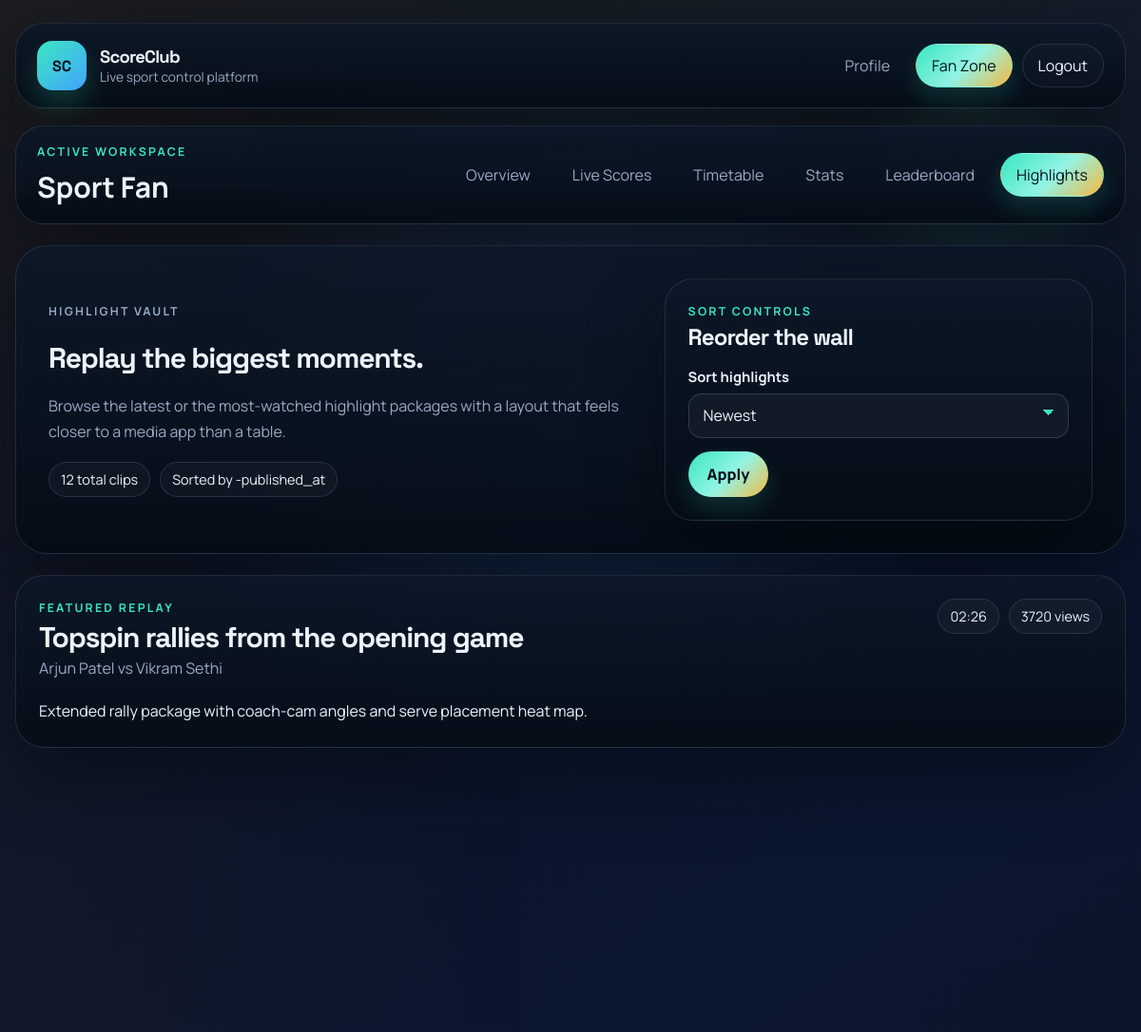
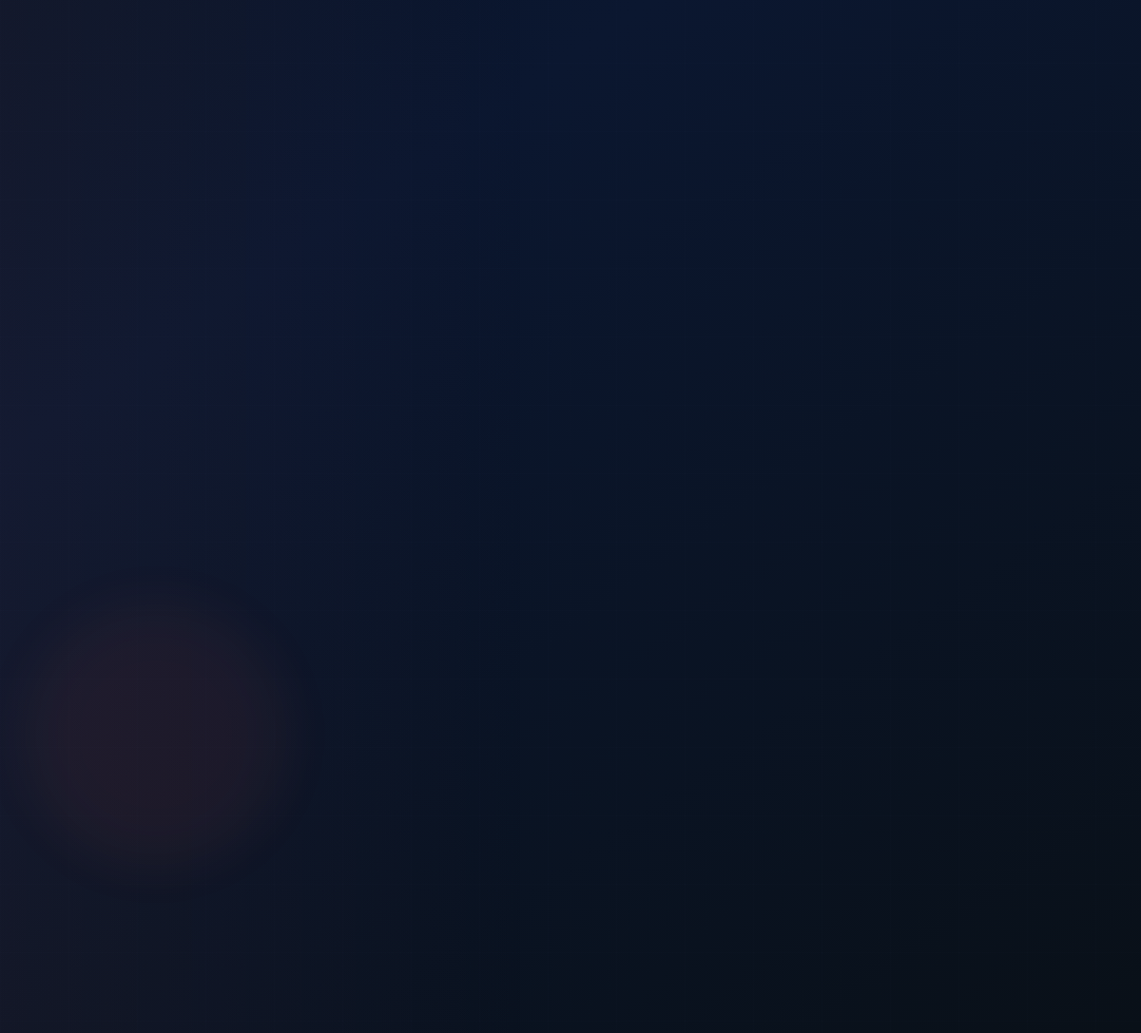
/fan/highlights/ (signed in), run on the app's committed database (2 pictures, top to bottom).
### accounts/models.py (models this page shows)
class User(AbstractUser):
	ROLE_FAN = "fan"
	ROLE_ORGANIZER = "organizer"
	ROLE_MEDIA = "media"
	ROLE_CHOICES = [
		(ROLE_FAN, "Sport Fan"),
		(ROLE_ORGANIZER, "Organizer"),
		(ROLE_MEDIA, "Media & Broadcast"),
	]
	role = models.CharField(max_length=20, choices=ROLE_CHOICES)

### media/models.py (models this page shows, shortened)
class Highlight(models.Model):
	match = models.ForeignKey(Match, on_delete=models.CASCADE, related_name="highlights")
	title = models.CharField(max_length=150)
	description = models.TextField(blank=True)
	duration = models.CharField(max_length=20, blank=True)
	views = models.PositiveIntegerField(default=0)
	published_at = models.DateTimeField(auto_now_add=True)
	class Meta:
		ordering = ["-published_at"]

### organizer/models.py (models this page shows, shortened)
class Match(models.Model):
	STATUS_SCHEDULED = "scheduled"
	STATUS_LIVE = "live"
	STATUS_FINISHED = "finished"
	STATUS_CHOICES = [
		(STATUS_SCHEDULED, "Scheduled"),
		(STATUS_LIVE, "Live"),
		(STATUS_FINISHED, "Finished"),
	]
	sport = models.CharField(max_length=50)
	home_team = models.CharField(max_length=100)
	away_team = models.CharField(max_length=100)
	venue = models.CharField(max_length=150)
	start_time = models.DateTimeField()
	status = models.CharField(max_length=20, choices=STATUS_CHOICES, default=STATUS_SCHEDULED)
	created_at = models.DateTimeField(auto_now_add=True)
	class Meta:
		ordering = ["start_time"]

### fan/views.py (the view)
# urls.py: path("highlights/", views.highlights_view, name="highlights"),
@role_required("fan")
def highlights_view(request):
	sort = request.GET.get("sort", "-published_at").strip() or "-published_at"
	highlights = Highlight.objects.select_related("match").order_by(sort)
	paginator = Paginator(highlights, 10)
	page_obj = paginator.get_page(request.GET.get("page"))
	return render(
		request,
		"fan/highlights.html",
		{
			"highlights": page_obj,
			"sort": sort,
			"highlight_count": highlights.count(),
			"featured_highlight": highlights.first(),
		},
	)

### templates/fan/highlights.html (shortened to what this page needs)
{% extends 'shared/base.html' %}
{% block content %}
<section class="hero-panel" data-reveal>
    <div class="hero-copy">
        <p class="eyebrow">Highlight vault</p>
        <h1>Replay the biggest moments.</h1>
        <p>Browse the latest or the most-watched highlight packages with a layout that feels closer to a media app than a table.</p>
        <div class="badge-row">
            <span class="chip">{{ highlight_count }} total clips</span>
            <span class="chip">Sorted by {{ sort }}</span>
        </div>
    </div>
    <article class="stack-card">
        <div>
            <p class="eyebrow">Sort controls</p>
            <h2 class="section-heading">Reorder the wall</h2>
        </div>
        <form method="get" class="form-grid">
            <div>
                <label for="sort">Sort highlights</label>
                <select id="sort" name="sort">
                    <option value="-published_at" {% if sort == '-published_at' %}selected{% endif %}>Newest</option>
                </select>
            </div>
            <div class="form-actions">
                <button type="submit">Apply</button>
            </div>
        </form>
    </article>
</section>
{% if featured_highlight %}
<section class="surface" data-reveal>
    <div class="surface-header">
        <div>
            <p class="eyebrow">Featured replay</p>
            <h2 class="section-heading">{{ featured_highlight.title }}</h2>
            <p class="section-subtitle">{{ featured_highlight.match.home_team }} vs {{ featured_highlight.match.away_team }}</p>
        </div>
        <div class="badge-row">
            <span class="chip">{{ featured_highlight.duration|default:'Replay clip' }}</span>
            <span class="chip">{{ featured_highlight.views }} views</span>
        </div>
    </div>
    <p class="rich-text">{{ featured_highlight.description|default:'A premium replay package from the latest action.' }}</p>
</section>
{% endif %}
{% endblock %}

### templates/shared/base.html (shortened to what this page needs)
{% load static %}
<!doctype html>
<html lang="en">
<head>
    <link rel="stylesheet" href="{% static 'css/main.css' %}">
</head>
<body class="app-body {% block body_class %}{% endblock %}">
{% with current_ns=request.resolver_match.namespace current_name=request.resolver_match.url_name %}
<div class="site-shell" data-spotlight>
    <div class="ambient ambient-one"></div>
    <div class="ambient ambient-two"></div>
    <div class="ambient ambient-grid"></div>
    <header class="site-header panel" data-reveal>
        <a href="{% if user.is_authenticated %}{% if user.role == 'fan' %}{% url 'fan:dashboard' %}{% elif user.role == 'organizer' %}{% url 'organizer:dashboard' %}{% else %}{% url 'media:dashboard' %}{% endif %}{% else %}{% url 'login' %}{% endif %}" class="brandmark">
            <span class="brandmark-badge">SC</span>
            <span>
                <strong>ScoreClub</strong>
                <small>Live sport control platform</small>
            </span>
        </a>
        <nav class="primary-nav">
            {% if user.is_authenticated %}
                <a href="{% url 'profile' %}" class="nav-link {% if current_name == 'profile' %}active{% endif %}">Profile</a>
                {% if user.role == 'fan' %}
                    <a href="{% url 'fan:dashboard' %}" class="nav-link {% if current_ns == 'fan' %}active{% endif %}">Fan Zone</a>
                {% elif user.role == 'organizer' %}
                    <a href="{% url 'organizer:dashboard' %}" class="nav-link {% if current_ns == 'organizer' %}active{% endif %}">Ops Suite</a>
                {% else %}
                    <a href="{% url 'media:dashboard' %}" class="nav-link {% if current_ns == 'media' %}active{% endif %}">Media Hub</a>
                {% endif %}
                <a href="{% url 'logout' %}" class="nav-link nav-link-ghost">Logout</a>
            {% else %}
                <a href="{% url 'login' %}" class="nav-link {% if current_name == 'login' %}active{% endif %}">Login</a>
                <a href="{% url 'register' %}" class="nav-link nav-link-accent {% if current_name == 'register' %}active{% endif %}">Create Account</a>
            {% endif %}
        </nav>
    </header>
    {% if user.is_authenticated %}
    <section class="context-ribbon panel" data-reveal>
        <div>
            <p class="eyebrow">Active workspace</p>
            <h2>{{ user.get_role_display }}</h2>
        </div>
        <div class="pill-nav">
            {% if user.role == 'fan' %}
                <a href="{% url 'fan:dashboard' %}" class="pill {% if current_name == 'dashboard' and current_ns == 'fan' %}active{% endif %}">Overview</a>
                <a href="{% url 'fan:live_scores' %}" class="pill {% if current_name == 'live_scores' %}active{% endif %}">Live Scores</a>
                <a href="{% url 'fan:timetable' %}" class="pill {% if current_name == 'timetable' %}active{% endif %}">Timetable</a>
                <a href="{% url 'fan:stats' %}" class="pill {% if current_name == 'stats' %}active{% endif %}">Stats</a>
                <a href="{% url 'fan:leaderboard' %}" class="pill {% if current_name == 'leaderboard' %}active{% endif %}">Leaderboard</a>
                <a href="{% url 'fan:highlights' %}" class="pill {% if current_name == 'highlights' %}active{% endif %}">Highlights</a>
            {% endif %}
        </div>
    </section>
    {% endif %}
    <main class="page-frame">
        {% block content %}{% endblock %}
    </main>
</div>
{% endwith %}
</body>
</html>

### data on the page
User: role "Sport Fan"
Highlight: title "Topspin rallies from the opening game", match.home_team "Arjun Patel", match.away_team "Vikram Sethi", duration "02:26", views "3720", description "Extended rally package with coach-cam angles and serve placement heat map."

### other printed values
{{ highlight_count }} "12"
{{ sort }} "-published_at"
